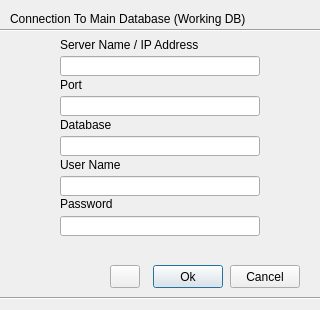
<?xml version="1.0" encoding="UTF-8"?>
<ui version="4.0">
 <class>ConnectionToMainDatabaseDialog</class>
 <widget class="QDialog" name="ConnectionToMainDatabaseDialog">
  <property name="geometry">
   <rect>
    <x>0</x>
    <y>0</y>
    <width>320</width>
    <height>310</height>
   </rect>
  </property>
  <property name="minimumSize">
   <size>
    <width>320</width>
    <height>310</height>
   </size>
  </property>
  <property name="maximumSize">
   <size>
    <width>320</width>
    <height>310</height>
   </size>
  </property>
  <property name="baseSize">
   <size>
    <width>320</width>
    <height>310</height>
   </size>
  </property>
  <property name="windowTitle">
   <string>Dialog</string>
  </property>
  <widget class="QLineEdit" name="server_name_edit">
   <property name="geometry">
    <rect>
     <x>60</x>
     <y>56</y>
     <width>200</width>
     <height>20</height>
    </rect>
   </property>
  </widget>
  <widget class="QLineEdit" name="port_edit">
   <property name="geometry">
    <rect>
     <x>60</x>
     <y>96</y>
     <width>200</width>
     <height>20</height>
    </rect>
   </property>
  </widget>
  <widget class="QLineEdit" name="database_edit">
   <property name="geometry">
    <rect>
     <x>60</x>
     <y>136</y>
     <width>200</width>
     <height>20</height>
    </rect>
   </property>
  </widget>
  <widget class="QLineEdit" name="user_name_edit">
   <property name="geometry">
    <rect>
     <x>60</x>
     <y>176</y>
     <width>200</width>
     <height>20</height>
    </rect>
   </property>
  </widget>
  <widget class="QLabel" name="label">
   <property name="geometry">
    <rect>
     <x>60</x>
     <y>36</y>
     <width>200</width>
     <height>17</height>
    </rect>
   </property>
   <property name="text">
    <string>Server Name / IP Address</string>
   </property>
  </widget>
  <widget class="QLabel" name="label_2">
   <property name="geometry">
    <rect>
     <x>60</x>
     <y>76</y>
     <width>200</width>
     <height>17</height>
    </rect>
   </property>
   <property name="text">
    <string>Port</string>
   </property>
  </widget>
  <widget class="QLabel" name="label_3">
   <property name="geometry">
    <rect>
     <x>60</x>
     <y>116</y>
     <width>200</width>
     <height>17</height>
    </rect>
   </property>
   <property name="text">
    <string>Database</string>
   </property>
  </widget>
  <widget class="QLabel" name="label_4">
   <property name="geometry">
    <rect>
     <x>60</x>
     <y>156</y>
     <width>200</width>
     <height>17</height>
    </rect>
   </property>
   <property name="text">
    <string>User Name</string>
   </property>
  </widget>
  <widget class="QPushButton" name="ok_button">
   <property name="geometry">
    <rect>
     <x>153</x>
     <y>265</y>
     <width>70</width>
     <height>23</height>
    </rect>
   </property>
   <property name="text">
    <string>Ok</string>
   </property>
  </widget>
  <widget class="QPushButton" name="cancel_button">
   <property name="geometry">
    <rect>
     <x>230</x>
     <y>265</y>
     <width>70</width>
     <height>23</height>
    </rect>
   </property>
   <property name="text">
    <string>Cancel</string>
   </property>
  </widget>
  <widget class="Line" name="line">
   <property name="geometry">
    <rect>
     <x>0</x>
     <y>20</y>
     <width>321</width>
     <height>20</height>
    </rect>
   </property>
   <property name="orientation">
    <enum>Qt::Horizontal</enum>
   </property>
  </widget>
  <widget class="Line" name="line_2">
   <property name="geometry">
    <rect>
     <x>0</x>
     <y>290</y>
     <width>321</width>
     <height>16</height>
    </rect>
   </property>
   <property name="orientation">
    <enum>Qt::Horizontal</enum>
   </property>
  </widget>
  <widget class="QLabel" name="label_5">
   <property name="geometry">
    <rect>
     <x>10</x>
     <y>10</y>
     <width>371</width>
     <height>17</height>
    </rect>
   </property>
   <property name="text">
    <string>Connection To Main Database (Working DB)</string>
   </property>
  </widget>
  <widget class="QPushButton" name="help_button">
   <property name="geometry">
    <rect>
     <x>110</x>
     <y>265</y>
     <width>30</width>
     <height>23</height>
    </rect>
   </property>
   <property name="text">
    <string/>
   </property>
   <property name="icon">
    <iconset resource="resources.qrc">
     <normaloff>:/plugins/lm2/help_button.png</normaloff>:/plugins/lm2/help_button.png</iconset>
   </property>
  </widget>
  <widget class="QLineEdit" name="password_edit">
   <property name="geometry">
    <rect>
     <x>60</x>
     <y>216</y>
     <width>200</width>
     <height>20</height>
    </rect>
   </property>
   <property name="echoMode">
    <enum>QLineEdit::Password</enum>
   </property>
  </widget>
  <widget class="QLabel" name="label_6">
   <property name="geometry">
    <rect>
     <x>60</x>
     <y>196</y>
     <width>200</width>
     <height>16</height>
    </rect>
   </property>
   <property name="text">
    <string>Password</string>
   </property>
  </widget>
  <widget class="QLabel" name="error_label">
   <property name="geometry">
    <rect>
     <x>20</x>
     <y>240</y>
     <width>291</width>
     <height>16</height>
    </rect>
   </property>
   <property name="text">
    <string/>
   </property>
  </widget>
  <widget class="QLabel" name="connect_label">
   <property name="geometry">
    <rect>
     <x>60</x>
     <y>240</y>
     <width>241</width>
     <height>16</height>
    </rect>
   </property>
   <property name="text">
    <string/>
   </property>
  </widget>
 </widget>
 <tabstops>
  <tabstop>server_name_edit</tabstop>
  <tabstop>port_edit</tabstop>
  <tabstop>database_edit</tabstop>
  <tabstop>user_name_edit</tabstop>
  <tabstop>password_edit</tabstop>
  <tabstop>ok_button</tabstop>
  <tabstop>help_button</tabstop>
  <tabstop>cancel_button</tabstop>
 </tabstops>
 <resources>
  <include location="resources.qrc"/>
 </resources>
 <connections/>
</ui>
